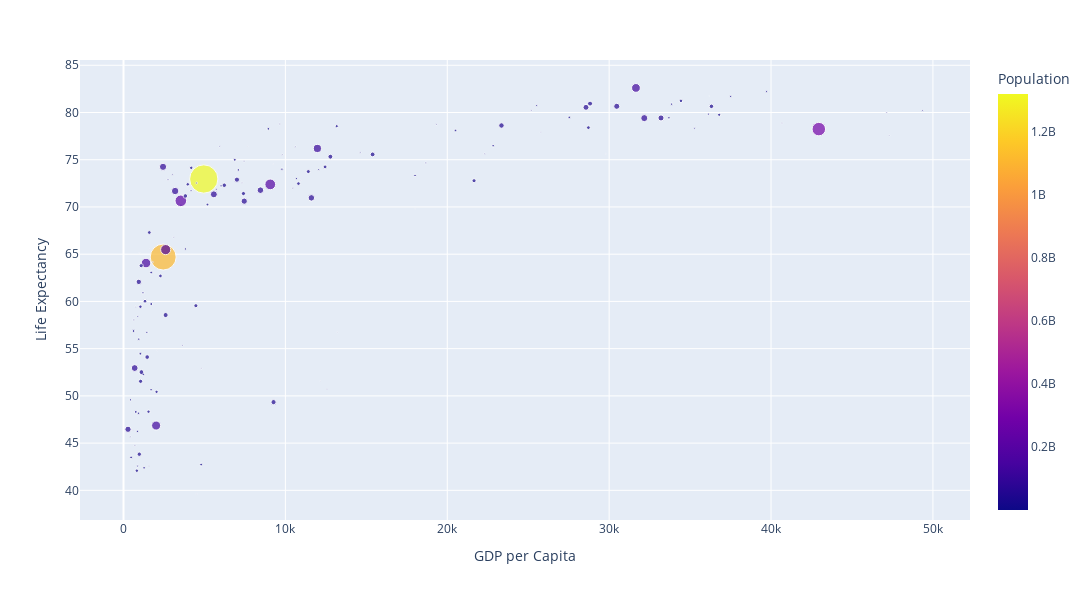

Notebook cell for this chart:
### Code cell
plt.figure(figsize=(10,20))
figure = px.scatter(gdp_df,x='gdpPercap',y='lifeExp',size='pop',color='pop',labels = {'gdpPercap':'GDP per Capita','pop':'Population','lifeExp':'Life Expectancy'},width=1200,height=600)
figure.show()

### Figure 1 — Plotly figure (JSON) as saved in the notebook; plotly's stock layout.template omitted (floating-point values rounded to 4 significant figures; data arrays with more than 128 entries replaced by an {"elided": "..."} marker saying what was removed)
{"data": [{"hovertemplate": "GDP per Capita=%{x}<br>Life Expectancy=%{y}<br>Population=%{marker.color}<extra></extra>", "legendgroup": "", "marker": {"color": {"elided": "142 int values"}, "coloraxis": "coloraxis", "size": {"elided": "142 int values"}, "sizemode": "area", "sizeref": 3297000.0, "symbol": "circle"}, "mode": "markers", "name": "", "orientation": "v", "showlegend": false, "type": "scatter", "x": {"elided": "142 float values"}, "xaxis": "x", "y": {"elided": "142 float values"}, "yaxis": "y"}], "layout": {"coloraxis": {"colorbar": {"title": {"text": "Population"}}, "colorscale": [[0, "#0d0887"], [0.1111, "#46039f"], [0.2222, "#7201a8"], [0.3333, "#9c179e"], [0.4444, "#bd3786"], [0.5556, "#d8576b"], [0.6667, "#ed7953"], [0.7778, "#fb9f3a"], [0.8889, "#fdca26"], [1, "#f0f921"]]}, "height": 600, "legend": {"itemsizing": "constant", "tracegroupgap": 0}, "margin": {"t": 60}, "width": 1200, "xaxis": {"anchor": "y", "domain": [0, 1], "title": {"text": "GDP per Capita"}}, "yaxis": {"anchor": "x", "domain": [0, 1], "title": {"text": "Life Expectancy"}}}}
